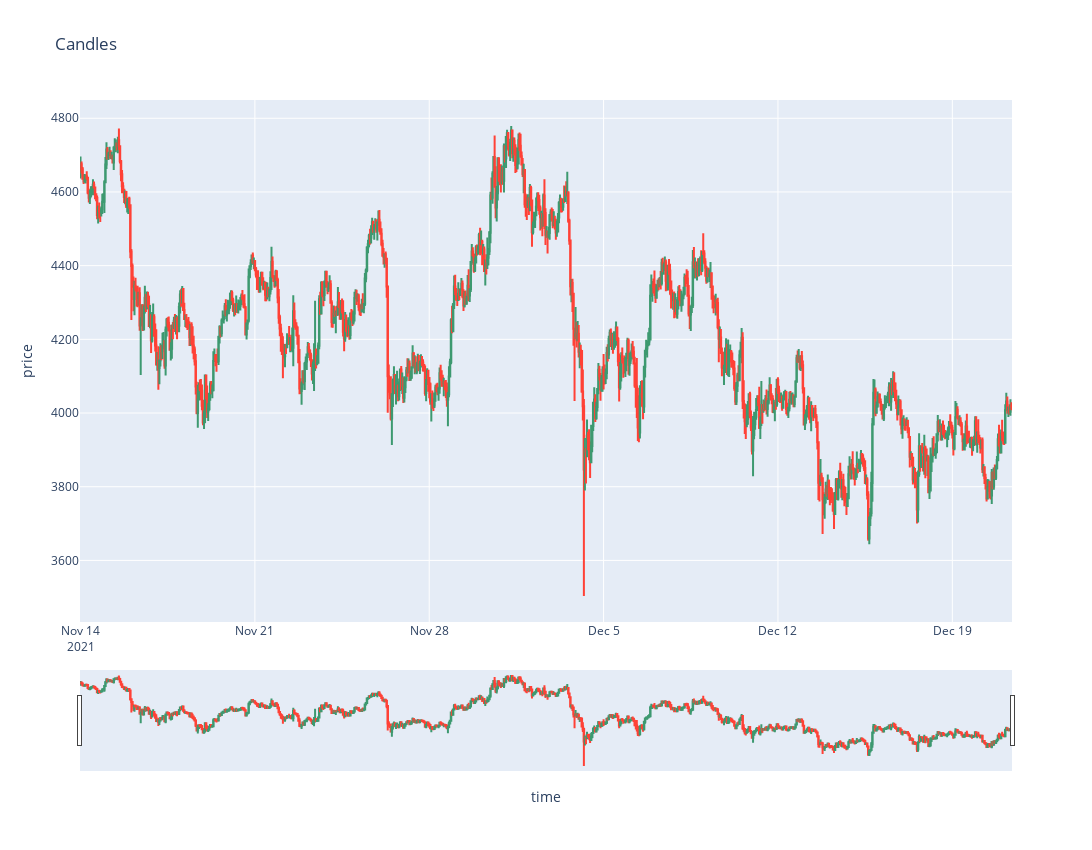
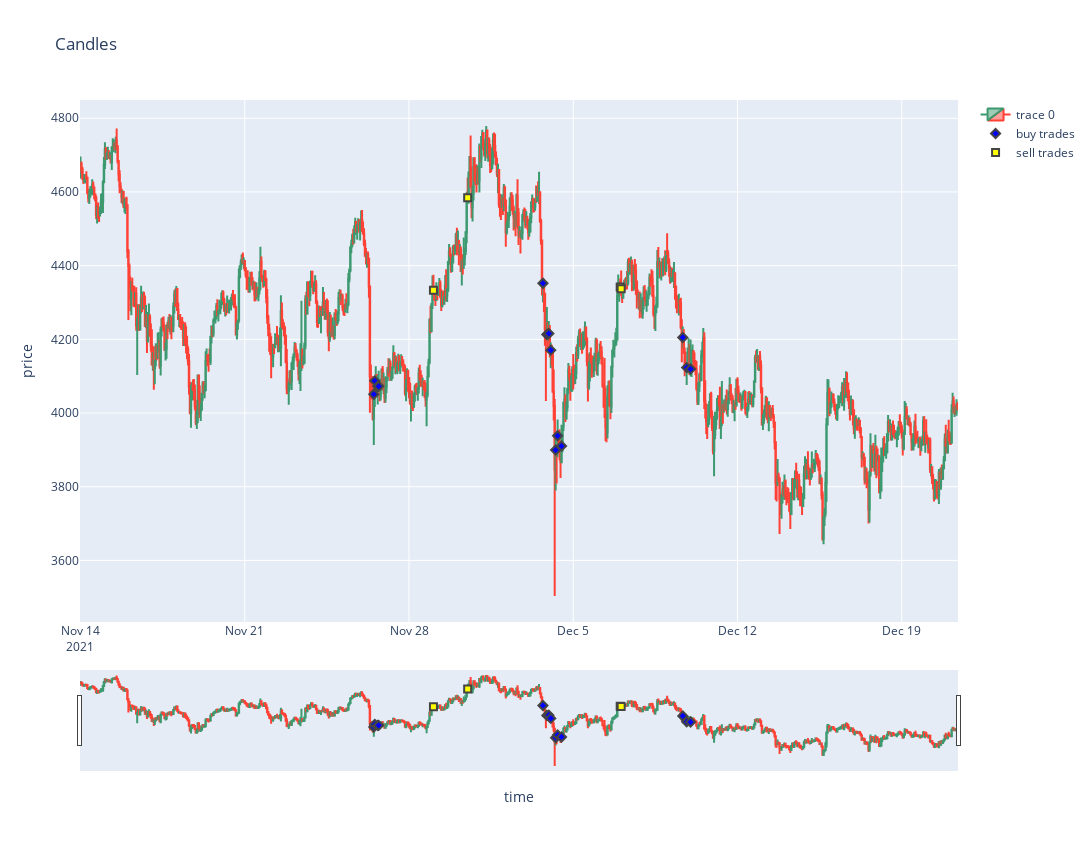
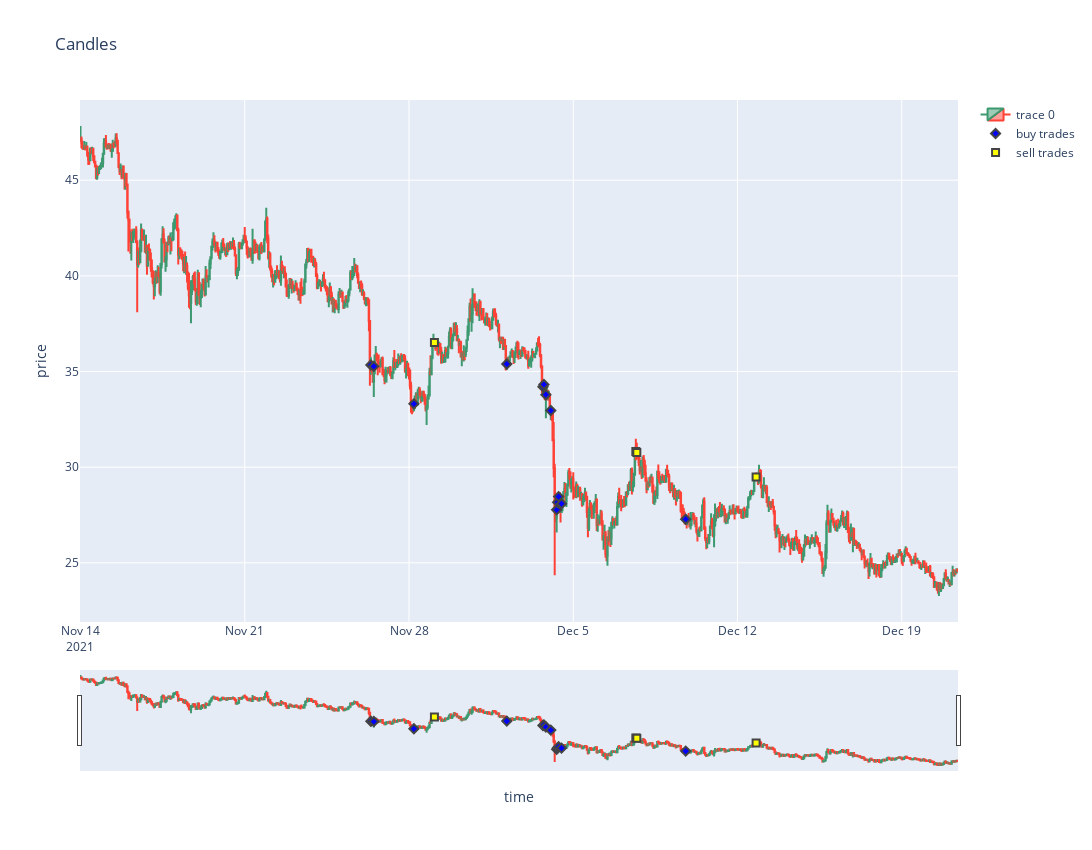

Notebook cell for these charts, in order:
### Code cell
candles = get_candles_and_plot('binance', 'ETH/USDT', '1h', time_start=datetime(2021, 11, 14), width=1500, height=850)
get_candles_and_plot('binance', 'ETH/USDT', '1h', time_start=datetime(2021, 11, 14),  trades=res0, width=1500, height=850)
get_candles_and_plot('binance', 'DOT/USDT', '1h', time_start=datetime(2021, 11, 14),  trades=res0, width=1500, height=850)

### Figure 1 — Plotly figure (JSON) as saved in the notebook; plotly's stock layout.template omitted (floating-point values rounded to 4 significant figures; data arrays with more than 128 entries replaced by an {"elided": "..."} marker saying what was removed)
{"data": [{"close": {"elided": "898 float values"}, "high": {"elided": "898 float values"}, "low": {"elided": "898 float values"}, "open": {"elided": "898 float values"}, "type": "candlestick", "x": {"elided": "898 str values"}}], "layout": {"height": 850, "title": {"text": "Candles"}, "width": 1500, "xaxis": {"autorange": true, "range": ["2021-11-13 23:30", "2021-12-21 09:30"], "rangeslider": {"autorange": true, "range": ["2021-11-13 23:30", "2021-12-21 09:30"], "yaxis": {"_template": null, "rangemode": "match"}}, "title": {"text": "time"}, "type": "date"}, "yaxis": {"autorange": true, "range": [3433.0, 4850.0], "title": {"text": "price"}}}}

### Figure 2 — Plotly figure (JSON) as saved in the notebook; plotly's stock layout.template omitted (floating-point values rounded to 4 significant figures; data arrays with more than 128 entries replaced by an {"elided": "..."} marker saying what was removed)
{"data": [{"close": {"elided": "898 float values"}, "high": {"elided": "898 float values"}, "low": {"elided": "898 float values"}, "open": {"elided": "898 float values"}, "type": "candlestick", "x": {"elided": "898 str values"}}, {"marker": {"color": "blue", "line": {"width": 2}, "size": 7, "symbol": "diamond"}, "mode": "markers", "name": "buy trades", "type": "scatter", "x": ["2021-11-26T12:00:00", "2021-11-26T13:00:00", "2021-11-26T16:00:00", "2021-11-26T17:00:00", "2021-12-03T17:00:00", "2021-12-03T21:00:00", "2021-12-03T23:00:00", "2021-12-04T01:00:00", "2021-12-04T06:00:00", "2021-12-04T08:00:00", "2021-12-04T12:00:00", "2021-12-09T16:00:00", "2021-12-09T20:00:00", "2021-12-10T00:00:00"], "y": [4051.0, 4087.0, 4072.0, 4073.0, 4352.0, 4213.0, 4216.0, 4171.0, 3900.0, 3938.0, 3910.0, 4205.0, 4123.0, 4119.0]}, {"marker": {"color": "yellow", "line": {"width": 2}, "size": 7, "symbol": "square"}, "mode": "markers", "name": "sell trades", "type": "scatter", "x": ["2021-11-29T01:00:00", "2021-11-30T12:00:00", "2021-12-07T00:00:00", "2021-12-07T01:00:00"], "y": [4333.0, 4584, 4342.0, 4337.0]}], "layout": {"height": 850, "title": {"text": "Candles"}, "width": 1500, "xaxis": {"autorange": true, "range": ["2021-11-13 23:30", "2021-12-21 09:30"], "rangeslider": {"autorange": true, "range": ["2021-11-13 23:30", "2021-12-21 09:30"], "yaxis": {"_template": null, "rangemode": "match"}}, "title": {"text": "time"}, "type": "date"}, "yaxis": {"autorange": true, "range": [3433.0, 4850.0], "title": {"text": "price"}, "type": "linear"}}}

### Figure 3 — Plotly figure (JSON) as saved in the notebook; plotly's stock layout.template omitted (floating-point values rounded to 4 significant figures; data arrays with more than 128 entries replaced by an {"elided": "..."} marker saying what was removed)
{"data": [{"close": {"elided": "898 float values"}, "high": {"elided": "898 float values"}, "low": {"elided": "898 float values"}, "open": {"elided": "898 float values"}, "type": "candlestick", "x": {"elided": "898 str values"}}, {"marker": {"color": "blue", "line": {"width": 2}, "size": 7, "symbol": "diamond"}, "mode": "markers", "name": "buy trades", "type": "scatter", "x": ["2021-11-26T09:00:00", "2021-11-26T12:00:00", "2021-11-28T05:00:00", "2021-12-02T04:00:00", "2021-12-03T17:00:00", "2021-12-03T18:00:00", "2021-12-03T20:00:00", "2021-12-04T01:00:00", "2021-12-04T07:00:00", "2021-12-04T08:00:00", "2021-12-04T09:00:00", "2021-12-04T12:00:00", "2021-12-09T19:00:00"], "y": [35.34, 35.27, 33.31, 35.39, 34.2, 34.32, 33.79, 32.96, 27.77, 28.16, 28.46, 28.09, 27.28]}, {"marker": {"color": "yellow", "line": {"width": 2}, "size": 7, "symbol": "square"}, "mode": "markers", "name": "sell trades", "type": "scatter", "x": ["2021-11-29T02:00:00", "2021-12-07T16:00:00", "2021-12-07T17:00:00", "2021-12-12T19:00:00"], "y": [36.52, 30.82, 30.77, 29.48]}], "layout": {"height": 850, "title": {"text": "Candles"}, "width": 1500, "xaxis": {"autorange": true, "range": ["2021-11-13 23:30", "2021-12-21 09:30"], "rangeslider": {"autorange": true, "range": ["2021-11-13 23:30", "2021-12-21 09:30"], "yaxis": {"_template": null, "rangemode": "match"}}, "title": {"text": "time"}, "type": "date"}, "yaxis": {"autorange": true, "range": [21.91, 49.19], "title": {"text": "price"}, "type": "linear"}}}
